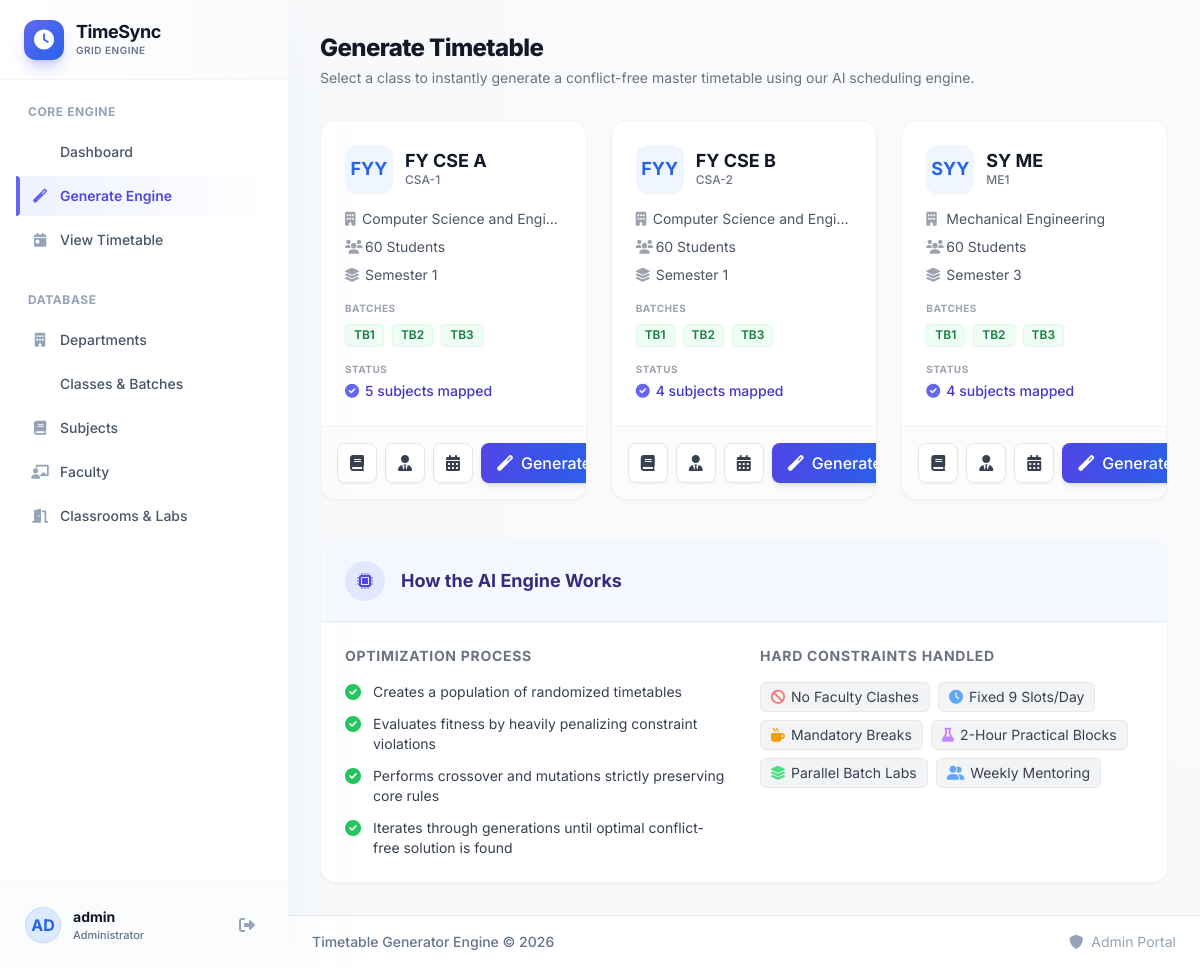
/generate-timetable (signed in), run on an earlier commit of the app's database.
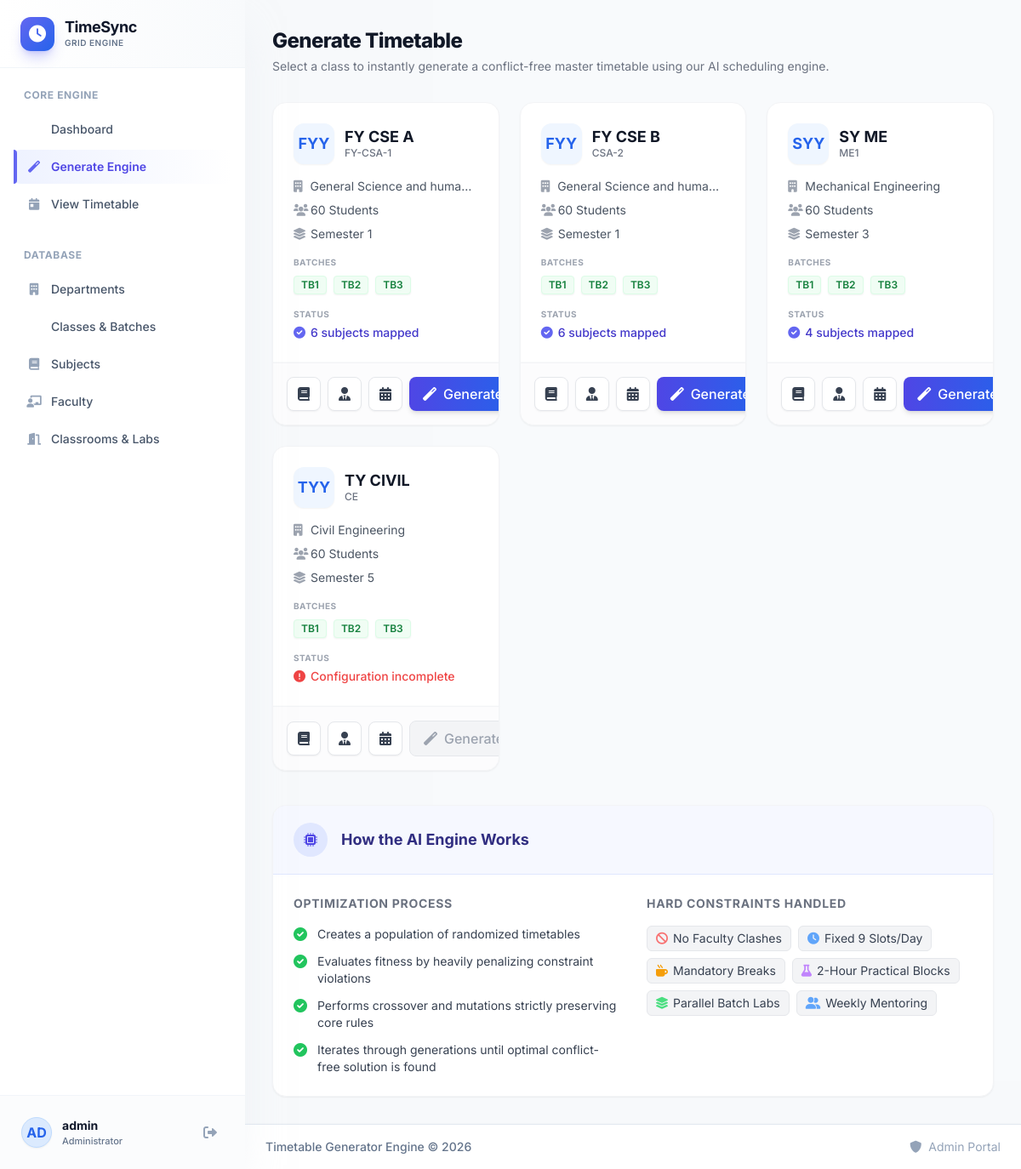
And on a later commit of the database.
### app.py (models this page shows)
class Class(db.Model):
    id = db.Column(db.Integer, primary_key=True)
    name = db.Column(db.String(50), nullable=False)
    code = db.Column(db.String(20), unique=True, nullable=False)
    year = db.Column(db.String(10), nullable=False)  # FY, SY, TY
    department_id = db.Column(db.Integer, db.ForeignKey('department.id'), nullable=False)
    semester = db.Column(db.Integer, nullable=False)
    strength = db.Column(db.Integer, default=60)
    created_at = db.Column(db.DateTime, default=datetime.utcnow)
    subjects = db.relationship('ClassSubject', backref='class_ref', lazy=True)
    batches = db.relationship('Batch', backref='class_ref', lazy=True)
    timetable = db.relationship('Timetable', backref='class_ref', lazy=True)

class Department(db.Model):
    id = db.Column(db.Integer, primary_key=True)
    code = db.Column(db.String(10), unique=True, nullable=False)
    name = db.Column(db.String(100), nullable=False)
    description = db.Column(db.Text)
    created_at = db.Column(db.DateTime, default=datetime.utcnow)
    classes = db.relationship('Class', backref='department', lazy=True)
    faculty = db.relationship('Faculty', backref='department', lazy=True)

class Batch(db.Model):
    id = db.Column(db.Integer, primary_key=True)
    name = db.Column(db.String(10), nullable=False)  # TB1, TB2, TB3
    code = db.Column(db.String(30), unique=True, nullable=False)
    class_id = db.Column(db.Integer, db.ForeignKey('class.id'), nullable=False)
    mentor_id = db.Column(db.Integer, db.ForeignKey('faculty.id'))
    created_at = db.Column(db.DateTime, default=datetime.utcnow)
    practical_slots = db.relationship('PracticalSlot', backref='batch', lazy=True)

### app.py (the view)
@app.route('/generate-timetable')
@login_required
def generate_timetable():
    classes = Class.query.all()
    return render_template('generate.html', classes=classes)

### app.py (called while the page is built)
@login_manager.user_loader
def load_user(user_id):
    return db.session.get(User, int(user_id))

### templates/generate.html (shortened to what the changed rows need)
{% extends "base.html" %}
{% block content %}
<div class="mb-8">
    <h2 class="text-2xl font-extrabold text-gray-900 tracking-tight">Generate Timetable</h2>
</div>
<div class="mb-10">
    {% if not classes %}
    <div class="bg-yellow-50 border border-yellow-200 rounded-2xl p-8 text-center shadow-sm">
        <div class="mx-auto w-16 h-16 bg-yellow-100 rounded-full flex items-center justify-center mb-4">
            <i class="fas fa-exclamation-triangle text-yellow-500 text-2xl"></i>
        </div>
        <h4 class="text-lg font-bold text-yellow-900 mb-2">No Classes Found</h4>
        <p class="text-sm text-yellow-700 mb-6 max-w-md mx-auto">You need to create academic classes before the engine can generate any timetables.</p>
        <a href="{{ url_for('manage_classes') }}" class="inline-flex items-center px-4 py-2 border border-transparent shadow-sm text-sm font-medium rounded-md text-white bg-primary-600 hover:bg-primary-700 focus:outline-none transition-colors">
            <i class="fas fa-plus mr-2"></i> Create First Class
        </a>
    </div>
    {% else %}
    <div class="grid grid-cols-1 md:grid-cols-2 lg:grid-cols-3 gap-6">
        {% for class in classes %}
        <div class="bg-white rounded-2xl shadow-sm border border-gray-100 hover:shadow-md hover:border-primary-100 transition-all duration-200 transform hover:-translate-y-1 flex flex-col overflow-hidden">
            <div class="p-6 border-b border-gray-50 flex-1">
                <div class="flex items-start justify-between mb-4">
                    <div class="flex items-center space-x-3">
                        <div class="w-12 h-12 rounded-xl bg-blue-50 text-blue-600 flex items-center justify-center font-bold text-lg shadow-sm">
                            {{ class.year }}Y
                        </div>
                        <div>
                            <h4 class="font-bold text-lg text-gray-900 leading-tight">{{ class.name }}</h4>
                            <p class="text-xs font-medium text-gray-500">{{ class.code }}</p>
                        </div>
                    </div>
                </div>
                <div class="space-y-2 mb-4">
                    <div class="flex items-center text-sm text-gray-600">
                        <i class="fas fa-building w-5 text-gray-400"></i>
                        <span class="truncate">{{ class.department.name }}</span>
                    </div>
                    <div class="flex items-center text-sm text-gray-600">
                        <i class="fas fa-users w-5 text-gray-400"></i>
                        <span>{{ class.strength }} Students</span>
                    </div>
                    <div class="flex items-center text-sm text-gray-600">
                        <i class="fas fa-layer-group w-5 text-gray-400"></i>
                        <span>Semester {{ class.semester }}</span>
                    </div>
                </div>
                <div class="mb-4">
                    <div class="text-[10px] font-bold text-gray-400 tracking-wider uppercase mb-2">Batches</div>
                    <div class="flex flex-wrap gap-2">
                        {% for batch in class.batches[:3] %}
                        <span class="inline-flex items-center px-2 py-0.5 rounded text-xs font-semibold bg-green-50 text-green-700 border border-green-100 shadow-sm">
                            {{ batch.name }}
                        </span>
                        {% endfor %}
                    </div>
                </div>
                <div>
                    <div class="text-[10px] font-bold text-gray-400 tracking-wider uppercase mb-1">Status</div>
                    <div class="text-sm">
                        {% set subject_count = class.subjects|length %}
                        {% if subject_count > 0 %}
                            <span class="text-primary-700 font-medium flex items-center">
                                <i class="fas fa-check-circle text-primary-500 mr-1.5"></i> {{ subject_count }} subjects mapped
                            </span>
                        {% else %}
                            <span class="text-red-500 font-medium flex items-center">
                                <i class="fas fa-exclamation-circle text-red-500 mr-1.5"></i> Configuration incomplete
                            </span>
                        {% endif %}
                    </div>
                </div>
            </div>
            <div class="bg-gray-50/50 p-4 border-t border-gray-100 flex items-center justify-between gap-2 flex-wrap sm:flex-nowrap">
                <div class="flex gap-2">
                    <a href="{{ url_for('manage_class_subjects', class_id=class.id) }}"
                       class="inline-flex items-center justify-center w-10 h-10 bg-white border border-gray-200 text-gray-700 rounded-lg hover:bg-gray-50 hover:text-indigo-600 shadow-sm transition-colors tooltip" title="Manage Subjects">
                        <i class="fas fa-book"></i>
                    </a>
                    <a href="{{ url_for('manage_batch_mentors', class_id=class.id) }}"
                       class="inline-flex items-center justify-center w-10 h-10 bg-white border border-gray-200 text-gray-700 rounded-lg hover:bg-gray-50 hover:text-yellow-600 shadow-sm transition-colors tooltip" title="Assign Mentors">
                        <i class="fas fa-user-tie"></i>
                    </a>
                    <a href="{{ url_for('view_timetable', class_id=class.id) }}"
                       class="inline-flex items-center justify-center w-10 h-10 bg-white border border-gray-200 text-gray-700 rounded-lg hover:bg-gray-50 hover:text-indigo-600 shadow-sm transition-colors tooltip" title="View Current Timetable">
                        <i class="fas fa-calendar-alt"></i>
                    </a>
                </div>
                {% if class.subjects|length > 0 %}
                <a href="{{ url_for('run_timetable_generation', class_id=class.id) }}"
                   class="flex-1 sm:flex-none inline-flex items-center justify-center px-4 py-2 bg-gradient-to-r from-primary-600 to-blue-600 text-white font-medium rounded-lg hover:from-primary-700 hover:to-blue-700 shadow-md transition-all">
                    <i class="fas fa-magic mr-2"></i> Generate
                </a>
                {% else %}
                <button disabled title="Add subjects first"
                   class="flex-1 sm:flex-none inline-flex items-center justify-center px-4 py-2 bg-gray-100 text-gray-400 font-medium rounded-lg cursor-not-allowed border border-gray-200">
                    <i class="fas fa-magic mr-2"></i> Generate
                </button>
                {% endif %}
            </div>
        </div>
        {% endfor %}
    </div>
    {% endif %}
</div>
{% endblock %}

What changed in the data, as far as the page shows it:
changed Class "FY CSE A": code "CSA-1" → "FY-CSA-1"; department.name "Computer Science and Engi…" → "General Science and huma…"; subject_count "5" → "6"
changed Class "FY CSE B": department.name "Computer Science and Engi…" → "General Science and huma…"; subject_count "4" → "6"
added Class: year "TY", name "TY CIVIL", code "CE", department.name "Civil Engineering", strength "60", semester "5", shows "Configuration incomplete", shows "Generate"
added Batch: name "TB1", shown under "TY"
added Batch: name "TB2", shown under "TY"
added Batch: name "TB3", shown under "TY"
